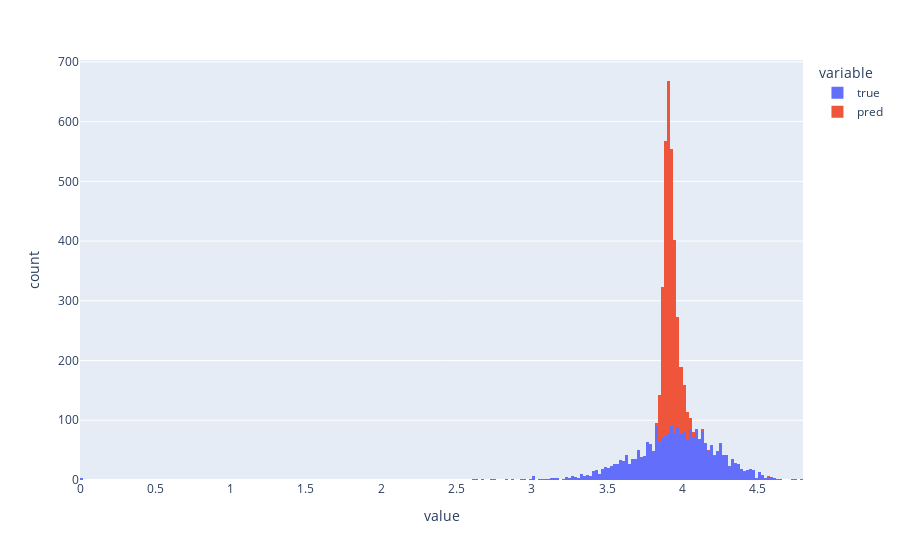

The code cell stored with this chart in its notebook:
### Code cell
px.histogram(pd.DataFrame({'true':y_test, 'pred':pred}).reset_index().drop(columns='index'))

### Figure 1 — Plotly figure (JSON) as saved in the notebook; plotly's stock layout.template omitted (floating-point values rounded to 4 significant figures; data arrays with more than 128 entries replaced by an {"elided": "..."} marker saying what was removed)
{"data": [{"alignmentgroup": "True", "bingroup": "x", "hovertemplate": "variable=true<br>value=%{x}<br>count=%{y}<extra></extra>", "legendgroup": "true", "marker": {"color": "#636efa", "pattern": {"shape": ""}}, "name": "true", "offsetgroup": "true", "orientation": "v", "showlegend": true, "type": "histogram", "x": {"elided": "2671 float values"}, "xaxis": "x", "yaxis": "y"}, {"alignmentgroup": "True", "bingroup": "x", "hovertemplate": "variable=pred<br>value=%{x}<br>count=%{y}<extra></extra>", "legendgroup": "pred", "marker": {"color": "#EF553B", "pattern": {"shape": ""}}, "name": "pred", "offsetgroup": "pred", "orientation": "v", "showlegend": true, "type": "histogram", "x": {"elided": "2671 float values"}, "xaxis": "x", "yaxis": "y"}], "layout": {"barmode": "relative", "legend": {"title": {"text": "variable"}, "tracegroupgap": 0}, "margin": {"t": 60}, "xaxis": {"anchor": "y", "domain": [0, 1], "title": {"text": "value"}}, "yaxis": {"anchor": "x", "domain": [0, 1], "title": {"text": "count"}}}}
